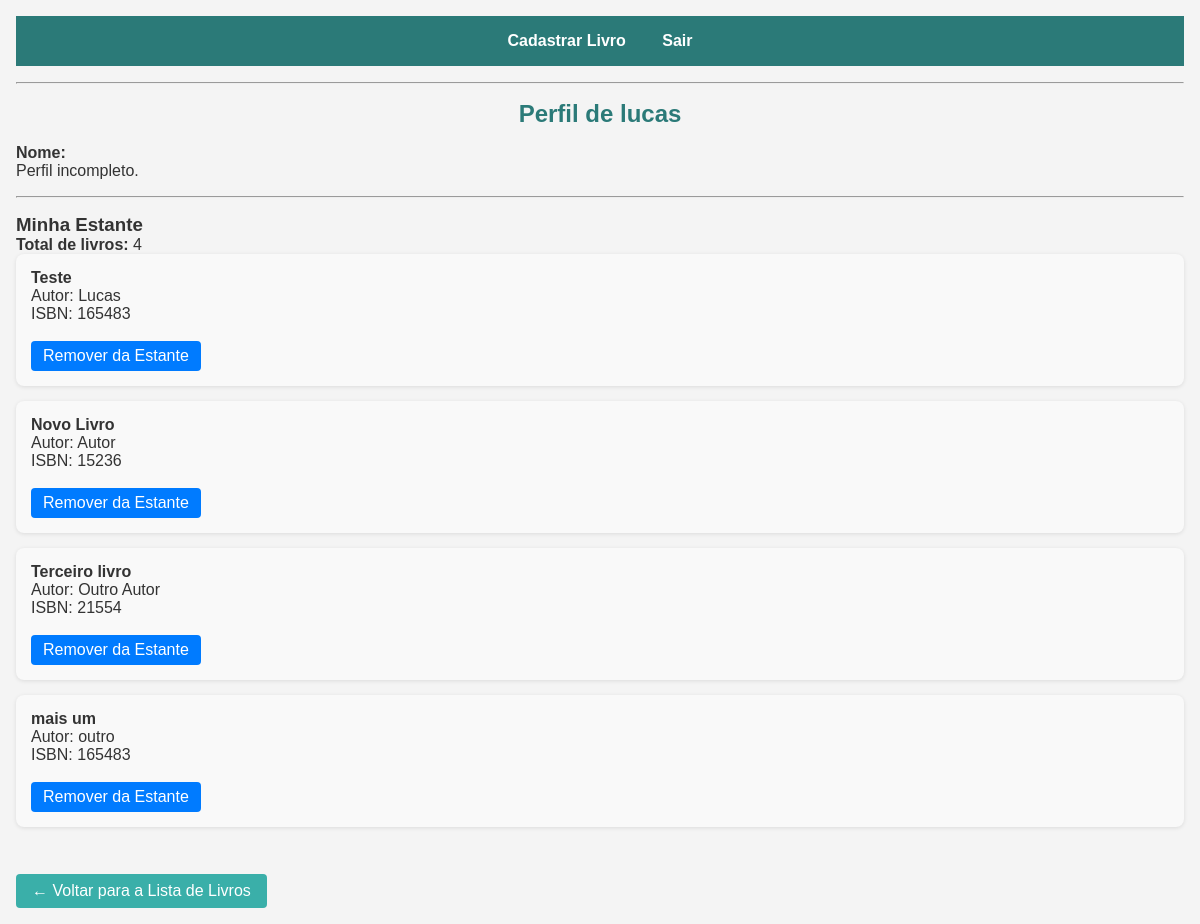
Page /perfil/ (signed in) on the earlier database version.
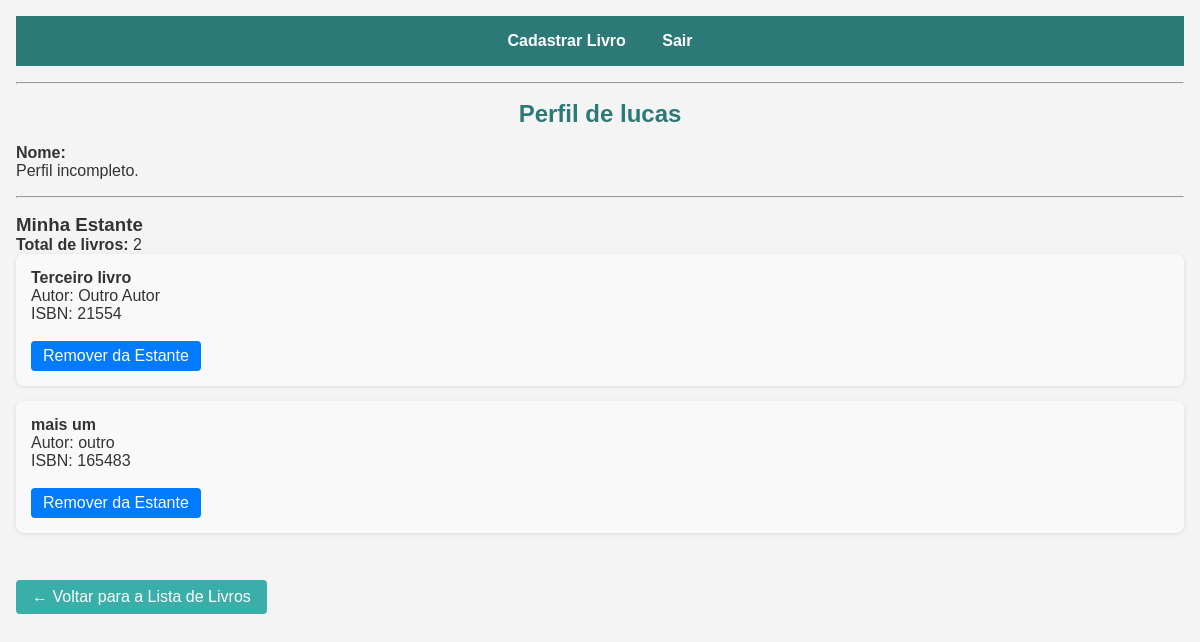
Same page on the later database version.
### livros/models.py (models this page shows, shortened)
class Book(models.Model):
    title = models.CharField(max_length=255)
    author = models.CharField(max_length=255)
    isbn = models.CharField(max_length=13)
    capa = models.ImageField(upload_to='capas/', blank=True, null=True)
    capa_url = models.URLField(max_length=300, blank=True, null=True)
    users = models.ManyToManyField(User, related_name='books')

### livros/views.py (the view)
# urls.py: path('perfil/', views.perfil, name='perfil'),
@login_required
def perfil(request):
    user = request.user
    try:
        user_profile = user.userprofile
    except UserProfile.DoesNotExist:
        user_profile = None
    profile, _ = Profile.objects.get_or_create(user=user)
    user_books = profile.books.all()
    livros_na_estante = user_books.count()
    context = {
        'user': user,
        'profile': profile,  # perfil de livros
        'user_profile': user_profile,  # perfil pessoal
        'user_books': user_books,
        'livros_na_estante': livros_na_estante,
    }
    return render(request, 'perfil.html', context)

### livros/templates/perfil.html (shortened to what this page needs)
{% extends 'base.html' %}
{% block content %}
<h2>Perfil de {{ user.username }}</h2>
<div class="perfil-info">
  <p><strong>Nome:</strong> {{ user.first_name }} {{ user.last_name }}</p>
  {% if user_profile %}
  <p><strong>Sexo:</strong> {{ user_profile.get_sexo_display }}</p>
  <p><strong>Data de Nascimento:</strong> {{ user_profile.data_nascimento|date:"j \\d\\e F \\d\\e Y" }}</p>
  {% else %}
  <p>Perfil incompleto.</p>
  {% endif %}
</div>
<hr>
<div class="estante-info">
  <h3>Minha Estante</h3>
  <p><strong>Total de livros:</strong> {{ livros_na_estante }}</p>
  {% if user_books %}
  <ul class="livro-lista">
    {% for book in user_books %}
    <li>
      <strong>{{ book.title }}</strong><br>
      Autor: {{ book.author }}<br>
      ISBN: {{ book.isbn }}<br>
      <div style="margin-top: 10px;">
        <a href="javascript:void(0);" onclick="openConfirmModal({{ book.id }})" class="button remover">
          Remover da Estante
        </a>
      </div>
    </li>
    {% endfor %}
  </ul>
  {% else %}
  <p>Você ainda não adicionou livros ao seu perfil.</p>
  {% endif %}
</div>
<a href="{% url 'home' %}" class="button back-home">← Voltar para a Lista de Livros</a>
{% endblock %}

Differences in the rows shown:
removed Book: title "Teste", author "Lucas", isbn "165483"
removed Book: title "Novo Livro", author "Autor", isbn "15236"
Other differences:
{{ livros_na_estante }}: "4" → "2"
